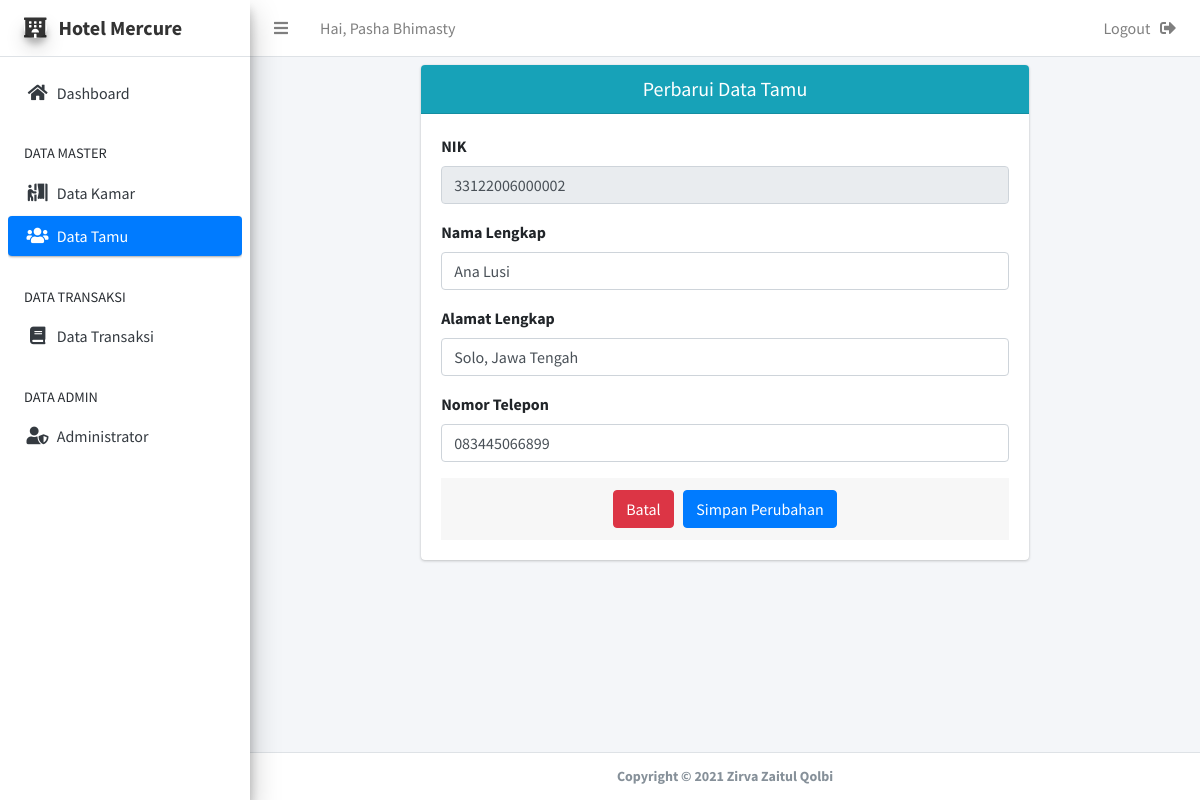
The app's page /tamu/edit.php?nik=33122006000002 (signed in) with its own data.
### tables this page shows
CREATE TABLE `tamu` (
  `nik` varchar(20) NOT NULL,
  `nama` varchar(100) NOT NULL,
  `alamat` varchar(200) NOT NULL,
  `telepon` varchar(15) NOT NULL
);

### tamu/edit.php (the view, shortened to what this page needs)
<?php
if (isset($_SESSION['login'])) {
  $nama = $_SESSION['nama'];
}
require "functions.php";
$conn = koneksi();
$nik = $_GET['nik'];
$query = "SELECT * FROM tamu WHERE nik = '$nik'";
$tamu = mysqli_query($conn, $query);
$row = mysqli_fetch_array($tamu);
?>
<!DOCTYPE html>
<html lang="en">
<head>
  <link rel="stylesheet" href="../plugins/fontawesome-free/css/all.min.css">
  <link rel="stylesheet" href="https://code.ionicframework.com/ionicons/2.0.1/css/ionicons.min.css">
  <link rel="stylesheet" href="../plugins/datatables-bs4/css/dataTables.bootstrap4.min.css">
  <link rel="stylesheet" href="../plugins/datatables-responsive/css/responsive.bootstrap4.min.css">
  <link rel="stylesheet" href="../plugins/overlayScrollbars/css/OverlayScrollbars.min.css">
  <link rel="stylesheet" href="../dist/css/adminlte.min.css">
</head>
<body class="hold-transition sidebar-mini layout-fixed layout-navbar-fixed layout-footer-fixed">
  <div class="wrapper">
    <nav class="main-header navbar navbar-expand navbar-white navbar-light">
      <ul class="navbar-nav">
        <li class="nav-item">
          <a class="nav-link" data-widget="pushmenu" href="#" role="button"><i class="fas fa-bars"></i></a>
        </li>
        <li class="nav-item">
          <a class="nav-link" href="">
            Hai, <?= $nama; ?>
          </a>
        </li>
      </ul>
      <ul class="navbar-nav ml-auto">
        <li class="nav-item">
          <a class="nav-link" href="../logout.php" onclick="return confirm('Apakah Anda Yakin Ingin Keluar?')">
            Logout &nbsp;
            <i class="fas fa-sign-out-alt"></i>
          </a>
        </li>
      </ul>
    </nav>
    <aside class="main-sidebar sidebar-light-primary elevation-4">
      <a href="index3.html" class="brand-link">
        <i class="fas fa-hotel img-circle elevation-3 ml-3"></i>
        <span class="brand-text font-weight-bold">Hotel Mercure</span>
      </a>
      <div class="sidebar">
        <div class="mt-3">
          <nav class="mt-2">
            <ul class="nav nav-pills nav-sidebar flex-column" data-widget="treeview" role="menu" data-accordion="false">
              <li class="nav-item">
                <a href="../index.php" class="nav-link">
                  <i class="nav-icon fas fa-home"></i>
                  <p>
                    Dashboard
                  </p>
                </a>
              </li>
              <li class="nav-header">DATA MASTER</li>
              <li class="nav-item">
                <a href="../kamar/index.php" class="nav-link">
                  <i class="nav-icon fas fa-person-booth"></i>
                  <p>
                    Data Kamar
                  </p>
                </a>
              </li>
              <li class="nav-item">
                <a href="../tamu/index.php" class="nav-link active">
                  <i class="nav-icon fas fa-users"></i>
                  <p>
                    Data Tamu
                  </p>
                </a>
              </li>
              <li class="nav-header">DATA TRANSAKSI</li>
              <li class="nav-item">
                <a href="../transaksi/index.php" class="nav-link">
                  <i class="nav-icon fas fa-book"></i>
                  <p>
                    Data Transaksi
                  </p>
                </a>
              </li>
              <li class="nav-header">DATA ADMIN</li>
              <li class="nav-item">
                <a href="../admin/index.php" class="nav-link">
                  <i class="nav-icon fas fa-user-shield"></i>
                  <p>
                    Administrator
                  </p>
                </a>
              </li>
            </ul>
          </nav>
        </div>
      </div>
    </aside>
    <div class="content-wrapper">
      <section class="content">
        <div class="container-fluid">
          <div class="row justify-content-center pt-2">
            <div class="col-md-8">
              <div class="card card-info">
                <div class="card-header">
                  <h5 class="text-center m-0">Perbarui Data Tamu</h5>
                </div>
                <form role="form" method="post" action="">
                  <div class="card-body">
                    <div class="form-group">
                      <label for="nik">NIK</label>
                      <input type="text" name="nik" class="form-control" id="nik" value="<?= $row['nik']; ?>" readonly>
                    </div>
                    <div class="form-group">
                      <label for="nama">Nama Lengkap</label>
                      <input type="text" name="nama" class="form-control" id="nama" value="<?= $row['nama']; ?>" required>
                    </div>
                    <div class="form-group">
                      <label for="alamat">Alamat Lengkap</label>
                      <input type="text" name="alamat" class="form-control" id="alamat" value="<?= $row['alamat']; ?>" required>
                    </div>
                    <div class="form-group">
                      <label for="telepon">Nomor Telepon</label>
                      <input type="text" name="telepon" class="form-control" id="telepon" value="<?= $row['telepon']; ?>" required>
                    </div>
                    <div class="card-footer text-center">
                      <a href="index.php" name="batal" class="btn btn-danger">Batal</a>
                      <button type="submit" name="edit" class="btn btn-primary" onclick="return confirm('Apakah Anda Yakin Ingin Menyimpan Perubahan Data?')">Simpan Perubahan</button>
                    </div>
                </form>
              </div>
            </div>
          </div>
        </div>
      </section>
    </div>
    <footer class="main-footer text-sm text-center">
      <strong>Copyright &copy; 2021 Zirva Zaitul Qolbi</strong>
    </footer>
  </div>
</body>
</html>

### records on screen
tamu: nik "33122006000002", nama "Ana Lusi", alamat "Solo, Jawa Tengah", telepon "083445066899"

### other values on screen
$nama "Pasha Bhimasty"
